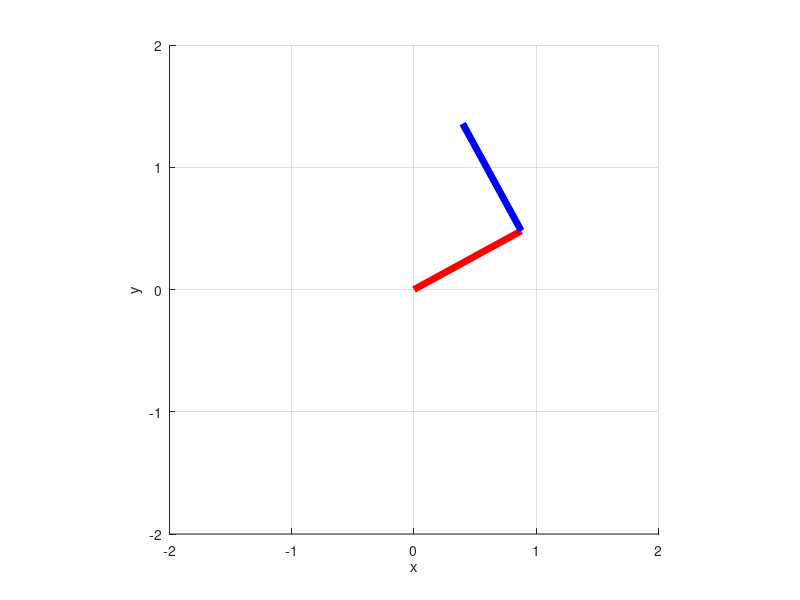

The MATLAB source for this figure:
clc
clear all
close all

%%%% define parameters for the two-link %%%%%%
l1 = 1; l2 = 1;
theta1 = 0.5; theta2 = pi/2;


%%%%%%%% prepping to get homogenous transformations %%%%
c1 = cos(theta1); s1 = sin(theta1);
c2 = cos(theta2); s2 = sin(theta2);
O01 = [0; 0]; O12 = [l1; 0];
R01 = [c1 -s1; s1 c1];
R12 = [c2 -s2; s2 c2];
H01 = [R01, O01; 0, 0, 1];
H12 = [R12, O12; 0, 0, 1];

%%%%%%%% origin  in world frame  %%%%%%
o = [0 0];

%%%%% end of link1 in world frame %%%%
P1 = [l1; 0; 1];
P0 = H01*P1;
p = P0(1:2); %same as p0 

%%%% end of link 2 in world frame  %%%%%%%
Q2 = [l2; 0; 1];
Q0 = H01*H12*Q2;
q = Q0(1:2); %same as q0

%Draw line from origin to end of link 1
line([o(1) p(1)],[o(2) p(2)],'LineWidth',5,'Color','red');

%Draw line from end of link 1 to end of link 2
line([p(1) q(1)],[p(2) q(2)],'LineWidth',5,'Color','blue');

xlabel('x'); ylabel('y');
grid on; %if you want the grid to show up.
axis('equal'); %make the axis equal, to avoid scaling effect
 
% These set the x and y limits for the axis (will need adjustment)
xlim([-2 2]);  
ylim([-2 2]);